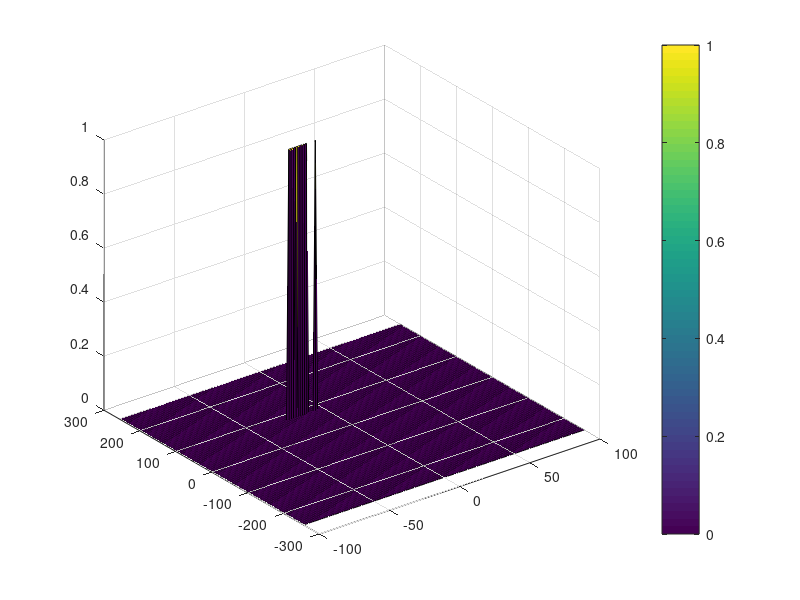

Write the MATLAB code that produced this figure.
clear all;
clc;

%% Radar Specifications 
%%%%%%%%%%%%%%%%%%%%%%%%%%%
% Frequency of operation = 77GHz
% Max Range = 200m
% Range Resolution = 1 m
% Max Velocity = 100 m/s
%%%%%%%%%%%%%%%%%%%%%%%%%%%

%speed of light = 3e8
%% User Defined Range and Velocity of target
% *%TODO* :
% define the target's initial position and velocity. Note : Velocity
% remains constant
c0= 3e8;
d_res= 1;
max_r= 200;
max_vel = 100;
f= 77e9;
pos = 80;      %Target position
vel = 20;       %Target velocity
fprintf("Range = %0.1f [m]\nVelocity = %.2f [m/s]\n\n", pos, vel);
isPlotDetails = false;
isPlotResult = true;
 


%% FMCW Waveform Generation

% *%TODO* :
%Design the FMCW waveform by giving the specs of each of its parameters.
% Calculate the Bandwidth (B), Chirp Time (Tchirp) and Slope (slope) of the FMCW
% chirp using the requirements above.


%Operating carrier frequency of Radar 
fc= 77e9;             %carrier freq [Hz]
B= c0 / (2 * d_res);       %Bandwidth [Hz]
Tchirp= 5.5*2*max_r/c0;    %Chirp Time [s]
slop= B / Tchirp;       %slop [Hz/s]
fprintf("Bandwidth = %e\nT_sweep = %e\nslop = %e\n\n", B, Tchirp, slop);

                                                          
%The number of chirps in one sequence. Its ideal to have 2^ value for the ease of running the FFT
%for Doppler Estimation. 
Nd=128;                   % #of doppler cells OR #of sent periods % number of chirps

%The number of samples on each chirp. 
Nr=1024;                  %for length of time OR # of range cells

% Timestamp for running the displacement scenario for every sample on each
% chirp
t=linspace(0,Nd*Tchirp,Nr*Nd); %total time for samples


%Creating the vectors for Tx, Rx and Mix based on the total samples input.
Tx=zeros(1,length(t)); %transmitted signal
Rx=zeros(1,length(t)); %received signal
Mix = zeros(1,length(t)); %beat signal

%Similar vectors for range_covered and time delay.
r_t=zeros(1,length(t));
td=zeros(1,length(t));


%% Signal generation and Moving Target simulation
% Running the radar scenario over the time. 
fb = 2*(slop*pos + fc*vel)/c0;
for i=1:length(t)         
    
    
    % *%TODO* :
    %For each time stamp update the Range of the Target for constant velocity. 
    
    % *%TODO* :
    %For each time sample we need update the transmitted and
    %received signal. 
    Tx(i) = cos(2*pi*(fc*t(i) + (slop*(t(i)^2))/2));
    td(i) = 2*((pos - vel*t(i))/c0);
    %td(i) = 2*pos/c0;
    Rx(i) = cos(2*pi*(fc*(t(i)-td(i)) + (slop*(t(i)-td(i))^2)/2));
    
    % *%TODO* :
    %Now by mixing the Transmit and Receive generate the beat signal
    %This is done by element wise matrix multiplication of Transmit and
    %Receiver Signal
    %Mix(i) = cos(2*pi*fb*t(i));
    Mix(i) = Tx(i)*Rx(i);
    
end
if isPlotDetails
    subplot(3,1,1) %#ok<UNRCH>
    plot(t, Tx);
    title("Tx");
    axis ([0 9e-6 -1.5 1.5]);
    subplot(3,1,2)
    plot(t, Rx);
    title("Rx");
    axis ([0 9e-6 -1.5 1.5]);
    subplot(3,1,3)
    plot(t, Mix);
    title("Mix");
    axis ([0 9e-6 -1.5 1.5]);
end

%% RANGE MEASUREMENT

 % *%TODO* :
%reshape the vector into Nr*Nd array. Nr and Nd here would also define the size of
%Range and Doppler FFT respectively.
Mix2d = reshape(Mix, [Nr,Nd]);

 % *%TODO* :
%run the FFT on the beat signal along the range bins dimension (Nr) and
%normalize.
Mix_fft = fft(Mix2d,Nr,1);
 % *%TODO* :
% Take the absolute value of FFT output
Mix_fft = abs(Mix_fft/Nr);
 % *%TODO* :
% Output of FFT is double sided signal, but we are interested in only one side of the spectrum.
% Hence we throw out half of the samples.
Mix_fft = Mix_fft(1:Nr/2+1);


 if isPlotDetails
     %plotting the range
     figure ('Name','Range from First FFT'); %#ok<UNRCH>
     subplot(2,1,1)

    % *%TODO* :
    % plot FFT output 
     plot(0:Nr/2,Mix_fft);
     title("Range")
     axis ([0 200 0 0.4]);
     subplot(2,1,2);
     plot(t, Mix);
     title("beat frequency");
     axis ([0 3e-6 -1.2 1.2]);
 end



%% RANGE DOPPLER RESPONSE
% The 2D FFT implementation is already provided here. This will run a 2DFFT
% on the mixed signal (beat signal) output and generate a range doppler
% map.You will implement CFAR on the generated RDM


% Range Doppler Map Generation.

% The output of the 2D FFT is an image that has reponse in the range and
% doppler FFT bins. So, it is important to convert the axis from bin sizes
% to range and doppler based on their Max values.

Mix=reshape(Mix,[Nr,Nd]);

% 2D FFT using the FFT size for both dimensions.
sig_fft2 = fft2(Mix,Nr,Nd);

% Taking just one side of signal from Range dimension.
sig_fft2 = sig_fft2(1:Nr/2,1:Nd);
sig_fft2 = fftshift (sig_fft2);
RDM = abs(sig_fft2);
RDM = 10*log10(RDM) ;

%use the surf function to plot the output of 2DFFT and to show axis in both
%dimensions
doppler_axis = linspace(-100,100,Nd);
range_axis = linspace(-200,200,Nr/2)*((Nr/2)/400);
if isPlotDetails
    figure,surf(doppler_axis,range_axis,RDM);
end

%% CFAR implementation

%Slide Window through the complete Range Doppler Map

% *%TODO* :
%Select the number of Training Cells in both the dimensions.
Tr = 6;
Td = 4;
% *%TODO* :
%Select the number of Guard Cells in both dimensions around the Cell under 
%test (CUT) for accurate estimation
Gr = 4;
Gd = 2;
gridWidth = 2*(Tr + Gr) + 1;
gridHeight = 2*(Td + Gd) + 1;
Ng = (2*Gr + 1)*(2*Gd + 1);
Nt = (2*Tr + 2*Gr + 1)*(2*Td + 2*Gd + 1) - Ng;

% *%TODO* :
% offset the threshold by SNR value in dB
offset = 5;
% *%TODO* :
%Create a vector to store noise_level for each iteration on training cells
%noise_level = zeros(1,length(t));
signal_cfar = zeros(size(RDM));

% *%TODO* :
%design a loop such that it slides the CUT across range doppler map by
%giving margins at the edges for Training and Guard Cells.
%For every iteration sum the signal level within all the training
%cells. To sum convert the value from logarithmic to linear using db2pow
%function. Average the summed values for all of the training
%cells used. After averaging convert it back to logarithimic using pow2db.
%Further add the offset to it to determine the threshold. Next, compare the
%signal under CUT with this threshold. If the CUT level > threshold assign
%it a value of 1, else equate it to 0.


   % Use RDM[x,y] as the matrix from the output of 2D FFT for implementing
   % CFAR
for i = 1:size(RDM,1)- gridWidth/2  %iterate throw the range dimension
    for j = 1:size(RDM,2) - gridHeight/2  %iterate throw the doppler dimension
        if(i<gridWidth/2 || j<gridHeight/2)
            continue;
        end
        subMat = RDM(i-(gridWidth - 1)/2:i+(gridWidth-1)/2 ,j-(gridHeight-1)/2:j+(gridHeight-1)/2);
        linearValues = db2pow(subMat);
        average = sum(sum(linearValues))/(gridWidth*gridHeight);
        threshold = pow2db(average)+offset;
        if(RDM(i,j)<threshold)
            signal_cfar(i,j)=0;
        else
            signal_cfar(i,j)=1;
        end
    end
end


% *%TODO* :
% The process above will generate a thresholded block, which is smaller 
%than the Range Doppler Map as the CUT cannot be located at the edges of
%matrix. Hence,few cells will not be thresholded. To keep the map size same
% set those values to 0. 
 








% *%TODO* :
%display the CFAR output using the Surf function like we did for Range
%Doppler Response output.
if isPlotResult
    figure,surf(doppler_axis,range_axis,signal_cfar);
    colorbar;
end


 
 
